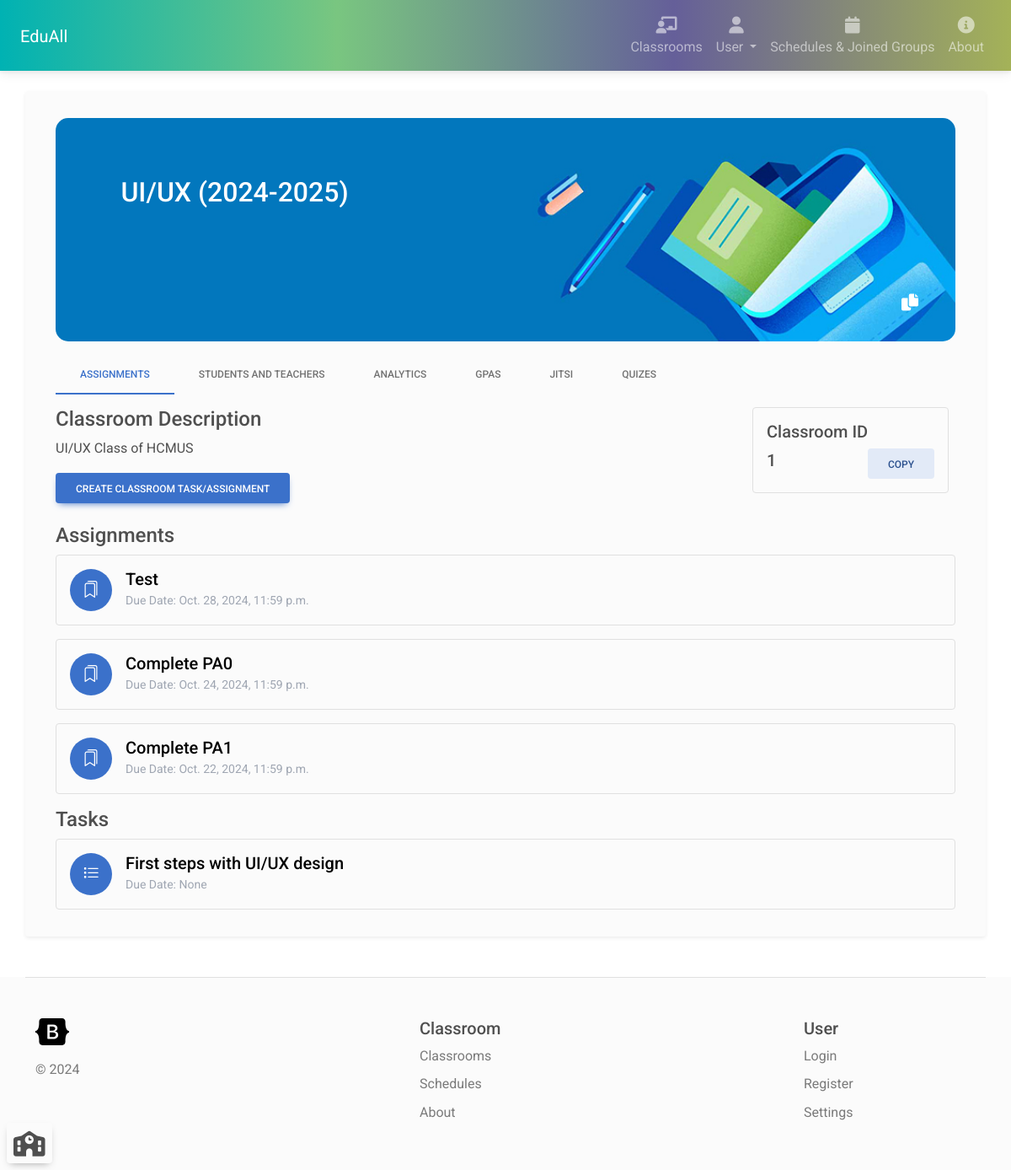
/classroom/1 (signed in), run on the app's committed database.
### classroom_manager/models.py (models this page shows, shortened)
class Classroom(models.Model):
    name = models.CharField(max_length=200)
    teachers = models.ManyToManyField(User, related_name="classroom_teacher")
    students = models.ManyToManyField(User, related_name="classroom_student")
    description = models.CharField(max_length=3000)
    background = models.CharField(max_length=200, default=get_random_class_image)

class ClassroomTask(models.Model):
    isAssignment = models.BooleanField(default=True)
    title = models.CharField(max_length=200, null=True)
    description = models.CharField(max_length=5000, null=True)
    classroom = models.ForeignKey(Classroom, on_delete=models.CASCADE)
    deadline = models.DateTimeField(null=True)
    acceptLateSubmission = models.BooleanField(default=True)
    weight = models.FloatField(default=0.0)

### classroom_manager/views.py (the view, shortened to what this page needs)
# urls.py: path('classroom/<int:id>', views.classroomDetailPage, name="classroom_details"),
@login_required(login_url='login')
def classroomDetailPage(request: HttpRequest, id):
    if request.method == 'GET':
        classroom = Classroom.objects.filter(id=id).first()
        if classroom != None:
            tasks = ClassroomTask.objects.filter(classroom=classroom, isAssignment=False).order_by('-deadline').all()
            assignments = ClassroomTask.objects.filter(classroom=classroom, isAssignment=True).order_by('-deadline').all()
            isCurrentUserTeacher = isTeacher(request.user.id, classroom.id)
            context = {'classroom': classroom, 'classroomId': id, 'assignments': assignments,
                       'tasks': tasks, 'isTeacher': isCurrentUserTeacher, 'joinPath': request.get_host() + reverse('join_classroom_by_id', args=[id]),
                         'currentClassroom': classroom }
            return render(request, 'classroom_details.html', context)
        else:
            return render(request, '404page.html')

### classroom_manager/views.py (called while the page is built)
def isTeacher(userId, classroomId):
    user = User.objects.filter(id=userId).first()
    classroom = Classroom.objects.filter(id=classroomId, teachers__id__contains=userId).first()
    if user == None or classroom == None:
        return False
    return True

### classroom_manager/templates/classroom_details.html (shortened to what this page needs)
{% extends 'navbar.html' %}
{% block content %}
{% load static %}
    <div class="container">
        <div style="width: 100%;" class="mt-3 position-relative">
            <img style="width: 100%; border-radius: 15px;"  src="{% static classroom.background %}"/ >
            <div style="padding: 1rem 1.5rem; top: 20%; left: 5%; width: 85%; color: white;" class="position-absolute">
                <h2 style="text-overflow: ellipsis; overflow: hidden; display: block; whitespace: no-wrap;">{{ classroom.name }}</h2>
            </div>
            <div style="left: 94%; top: 78%; position: absolute;">
                <div type="button" style="background-color: #00000000" class="rounded-circle" data-bs-toggle="modal" data-bs-target="#cloneClassroomModal">
                    <i class="fa-solid fa-copy text-white fa-lg"></i>
                </div>
            </div>
        </div>
        <ul class="nav nav-tabs mb-2 mt-3 bg-light">
            <li class="nav-item">
                <a class="nav-link active bg-light" aria-current="page" href="#">Assignments</a>
            </li>
            <li class="nav-item">
                <a class="nav-link" href="{% url 'classroom_details_users' classroom.id %}">Students and teachers</a>
            </li>
            {% if isTeacher %}
            <li class="nav-item">
                <a class="nav-link" href="{% url 'classroom_analytics' classroom.id %}">Analytics</a>
            </li>
            {% endif %}
            <li class="nav-item">
                <a class="nav-link" href="{% url 'gpa_by_classroom_id' classroom.id %}">GPAs</a>
            </li>
            <li class="nav-item">
                <a class="nav-link" aria-current="page" href="{% url 'classroom_jitsi' classroom.id %}">Jitsi</a>
            </li>
            <li class="nav-item">
                <a class="nav-link" aria-current="page" href="{% url 'quiz_page' classroom.id %}">Quizes</a>
            </li>
        </ul>
        <div>
            <div class="row">
                <div class="col-12 col-lg-9">
                    <h4 class="mt-2">Classroom Description</h4>
                    <p>{{ classroom.description }}</p>
                    {% if isTeacher %}
                    <a href="{% url 'task_create' classroom.id %}" class="btn btn-primary mb-3">Create classroom task/assignment</a>
                    {% endif %}
                </div>
                <div class="col-12 col-lg-3">
                    <div class="mx-2 my-2 rounded border p-3">
                        <h5>Classroom ID</h5>
                        <div class="d-flex justify-content-between align-items-center">
                            <h5>{{ classroom.id }}</h5>
                            <button class="btn btn-secondary ms-2" onclick="navigator.clipboard.writeText('{{ joinPath }}')">Copy</button>
                        </div>
                    </div>
                </div>
            </div>
            <h4 class="mt-2">Assignments</h4>
            <div>
                {% for task in assignments %}
                <a href="{% url 'task_details' task.id %}" class="text-decoration-none">
                    <div class="border rounded p-3 mb-3">
                        <div class="d-flex align-items-center">
                            <div class="bg-primary rounded-circle me-2" style="width: 50px; height: 50px; position: relative;">
                                {% if task.isAssignment %}
                                    <i class="bi bi-bookmarks text-white" style="font-size: 20px; position: absolute; top: 50%; left: 50%; transform: translate(-50%, -50%);"></i>
                                {% else %}
                                    <i class="bi bi-list-task text-white" style="font-size: 20px; position: absolute; top: 50%; left: 50%; transform: translate(-50%, -50%);"></i>
                                {% endif %}
                            </div>
                            <div class="ms-2">
                                <h5 class="text-black m-auto">{{ task.title }}</h5>
                                <p class="text-secondary m-auto"><small>Due Date: {{ task.deadline }}</small></p>
                            </div>
                        </div>
                    </div>
                </a>
                {% endfor %}
            </div>
            <h4 class="mt-2">Tasks</h4>
            <div>
                {% for task in tasks %}
                <a href="{% url 'task_details' task.id %}" class="text-decoration-none">
                    <div class="border rounded p-3 mb-3">
                        <div class="d-flex align-items-center">
                            <div class="bg-primary rounded-circle me-2" style="width: 50px; height: 50px; position: relative;">
                                {% if task.isAssignment %}
                                    <i class="bi bi-bookmarks text-white" style="font-size: 20px; position: absolute; top: 50%; left: 50%; transform: translate(-50%, -50%);"></i>
                                {% else %}
                                    <i class="bi bi-list-task text-white" style="font-size: 20px; position: absolute; top: 50%; left: 50%; transform: translate(-50%, -50%);"></i>
                                {% endif %}
                            </div>
                            <div class="ms-2">
                                <h5 class="text-black m-auto">{{ task.title }}</h5>
                                <p class="text-secondary m-auto"><small>Due Date: {{ task.deadline }}</small></p>
                            </div>
                        </div>
                    </div>
                </a>
                {% endfor %}
            </div>
        </div>
    </div>
{% endblock %}

### classroom_manager/static/css/variables.css (style rules this page uses)
:root { --primary: #155bd5; --primary-dark: #1c3ab6; --primary-light: #e2f1ff; --accent: #00d4d7; --accent-dark: #00bac1; --accent-light: #dff9f8; --success: #13d527; --success-dark: #00ae11; --success-light: #eafbe7; --secondary: #8f15d5; --secondary-dark: #6013c7; --secondary-light: #f4e5fa; --info: #15b2d5; --info-dark: #0f8ca8; --info-light: #e0f5fa; --caution: #dbbb25; --caution-dark: #d58f15; --caution-light: #fbf9e4; --error: #e6185e; --error-dark: #bf1257; --error-light: #fce4eb; --black: #1d1d1d; --dark-1: #2d2d2d; --dark-2: #4d4d4d; --dark-3: #6d6d6d; --gray-1: #8d8d8d; --gray-2: #adadad; --gray-3: #cdcdcd; --gray-4: #e0e0e0; --light-1: #efefef; --light-2: #f5f5f5; --light-3: #fafafa; --white: #ffffff; --gradient-1: linear-gradient(180deg, #155bd5 0%, #1c3ab6 100%); --gradient-2: linear-gradient(180deg, #155bd5 13.02%, #00d4d7 85.42%); --gradient-3: linear-gradient(180deg, #155bd5 0%, #8f15d5 100%); --gradient-4: linear-gradient(180deg, #155bd5 0%, #13d527 100%); --gradient-5: linear-gradient(180deg, #155bd5 0%, #15bbd5 100%); --gradient-6: linear-gradient(180deg, #155bd5 0%, #dbbb25 100%); --gradient-7: linear-gradient(180deg, #155bd5 0%, #e6185e 100%); --gradient-8: linear-gradient(180deg, #1c3ab6 0%, #00bac1 100%); --gradient-9: linear-gradient(180deg, #00d4d7 13.02%, #155bd5 85.42%); --shadow-1: 0px 0px 1px rgba(40, 41, 61, 0.08), 0px 0.5px 2px rgba(96, 97, 112, 0.16); --shadow-2: 0px 0px 1px rgba(40, 41, 61, 0.04), 0px 2px 4px rgba(96, 97, 112, 0.16); --shadow-3: 0px 0px 2px rgba(40, 41, 61, 0.04), 0px 4px 8px rgba(96, 97, 112, 0.16); --shadow-4: 0px 2px 4px rgba(40, 41, 61, 0.04), 0px 8px 16px rgba(96, 97, 112, 0.16); --shadow-5: 0px 2px 8px rgba(40, 41, 61, 0.04), 0px 16px 24px rgba(96, 97, 112, 0.16); --shadow-6: 0px 2px 8px rgba(40, 41, 61, 0.08), 0px 20px 32px rgba(96, 97, 112, 0.24); }

### data on the page
Classroom: background (picture), name "UI/UX (2024-2025)", description "UI/UX Class of HCMUS", id "1"
ClassroomTask: isAssignment True (drawn), title "Test", deadline "Oct. 28, 2024, 11:59 p.m."
ClassroomTask: isAssignment True (drawn), title "Complete PA0", deadline "Oct. 24, 2024, 11:59 p.m."
ClassroomTask: isAssignment True (drawn), title "Complete PA1", deadline "Oct. 22, 2024, 11:59 p.m."
ClassroomTask: isAssignment False (drawn), title "First steps with UI/UX design", deadline "None"
